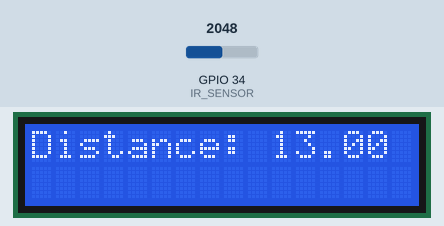
This sketch was run on a simulated ESP32. Parts: 16×2 character LCD. Inputs (shaded band) come from the test bench; at power-on: GPIO 34 (IR_SENSOR) = 2048. What the sketch prints to the serial monitor is not drawn.

Above: at 1.2 s.
1.3 s: GPIO 34 (IR_SENSOR) set to 11
At 1.8 s:
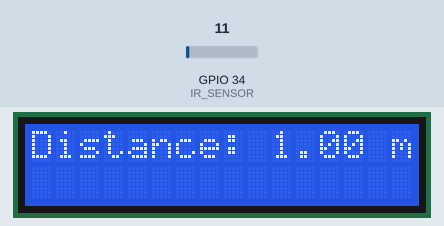
3.0 s: GPIO 34 (IR_SENSOR) set to 8
At 3.5 s:
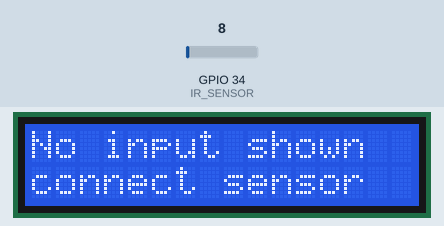
4.5 s: GPIO 34 (IR_SENSOR) set to 491
At 5.3 s:
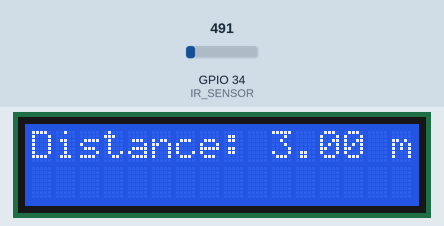
6.1 s: GPIO 34 (IR_SENSOR) set to 0
At 7.0 s:
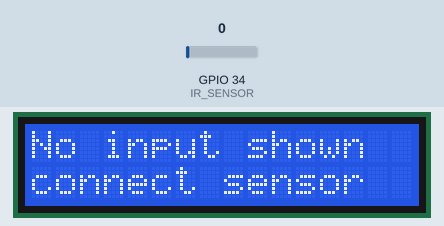
Timing chart, 0 to 8.6 s (numbered marks = the images above; inputs shaded):
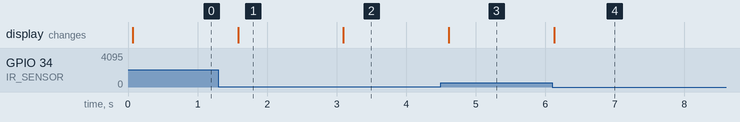

The sketch:

LCD_IR_SENSOR_READS.ino
```cpp
#include <LiquidCrystal.h>

int IR_SENSOR = 34;
const int rs=22,e=23,d4=5,d5=18,d6=19,d7=21;
LiquidCrystal lcd(rs, e, d4, d5, d6, d7);

float distance = 0; // Distance value in mm

void setup() {
  Serial.begin(115200);
  lcd.clear();
  // Initialize the LCD screen
  lcd.begin(16, 2);
}

void loop() {
  // Read the analog value from the IR sensor
  int irValue = analogRead(IR_SENSOR);
  // Printing values
  Serial.println(irValue);
  // Check if the IR sensor is not connected or has a poor connection
  if (irValue < 10) {
    // Display error message on the LCD screen
      lcd.clear();
      lcd.setCursor(0,0);
      lcd.print("No input shown");
      lcd.setCursor(0,1);
      lcd.print("connect sensor");
  } else {
    lcd.clear();
    // Map the analog value to a distance value between 1-25 mm
    distance = map(irValue, 0, 4095, 1, 25);
    Serial.println(distance);
    // Display the distance value on the LCD screen
    lcd.setCursor(0, 0);
    lcd.print("Distance: ");
    lcd.print(distance);
    lcd.print(" mm");
  }
  delay(500);
}
```

Measured:
- the behaviour switches between 10 and 9 on GPIO 34 (IR_SENSOR) (found by bisection; images 1 and 2)
- after the input at 1.3 s, the display: changes after 0.28 s (image 1)
- after the input at 3.0 s, the display: changes after 0.10 s (image 2)
- after the input at 4.5 s, the display: changes after 0.11 s (image 3)
- after the input at 6.1 s, the display: changes at once (image 4)
